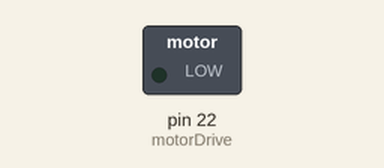
Simulated run of this sketch. Board: Arduino Mega 2560, built with avr-gcc and run on an emulated ATmega2560. On the bench: switched loads named in the sketch (green lamp = pin HIGH).

Above: at 1.2 s.
At 6.5 s:
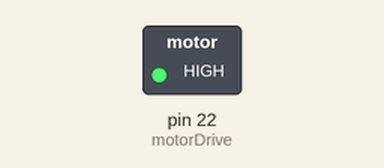
Timing chart, 0 to 8.1 s (numbered marks = the images above):
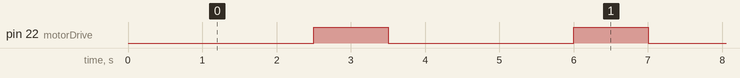

The sketch:

motoreDcPWM.ino
```cpp
// Henry's Bench Small DC Motor

int motorDrive = 22;  // The output to the transistor that drives the motor
int timeOn = 2500;  //amount of time motor is on
int timeOff = 1000; //amount of time motor is off

void setup()
{
 pinMode(motorDrive, OUTPUT);
}


void loop() // run over and over again
{
 analogWrite(motorDrive, 30); // Top Speed
 delay(timeOn); // number of milliseconds to keep on
 analogWrite(motorDrive, 128); // Lower Speed
 delay(timeOff); // number of milliseconds to keep off
}
```

Measured:
- by itself, pin 22 (motorDrive): alternates HIGH for 1.0 s and LOW for 2.5 s
